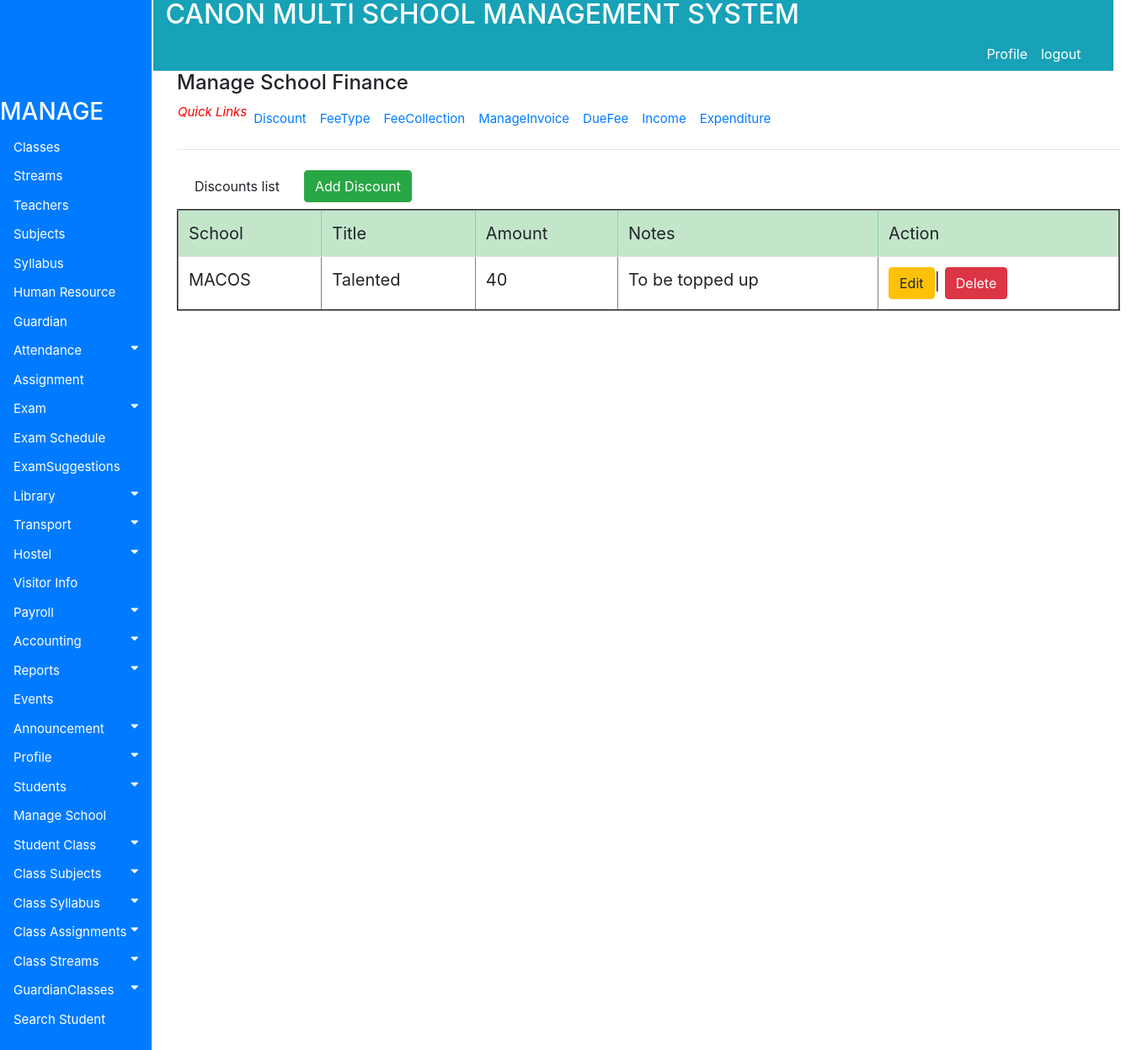
Page /accounts/viewdiscount on the committed database.
### accounts/models.py (models this page shows, shortened)
class Discount(models.Model):
    School = models.ForeignKey(School, on_delete=models.PROTECT, blank=True, null=True)
    Title= models.CharField(max_length=130)
    Percentage= models.CharField(max_length=130)
    Notes = models.TextField(max_length=110)

class School (models.Model):
    SchoolCode=models.CharField(max_length=130)
    SchoolName=models.CharField(max_length=130)
    Address=models.CharField(max_length=130)
    Phone=models.CharField(max_length=130)
    DateOfRegistration=models.CharField(max_length=130)
    def __str__(self):
        return self.SchoolName

### accounts/views.py (the view)
def viewdiscount(request):
   all_info = Discount.objects.all()
   context={'all_info':all_info}
   return render(request, 'accounts/Accounting/viewdiscount.html', context)

### accounts/templates/accounts/Accounting/viewdiscount.html
{% extends 'base.html' %}
{% block body %}
<div class="container" style="margin-left: 200px;font-size: 20px; padding: 0px 10px;">
<h4>Manage School Finance</h4>
<nav class="nav navbar-expand" style="font-size:15px; padding: 1px 1px 1px 1px">
  <i style="font-size: 15px; color:red;">Quick Links</i>
  <ul class="navbar-nav mr-auto">
    <li class="nav-item">
    <a class="nav-link" href="{% url 'viewdiscount'  %}">Discount</a>
    </li>
    <li class="nav-item">
    <a class="nav-link" href="{% url 'viewfeetype'  %}">FeeType</a>
    </li>
    <li class="nav-item">
    <a class="nav-link" href="{% url 'addfeecollection'  %}">FeeCollection</a>
    </li>
    <li class="nav-item">
    <a class="nav-link"href="{% url 'viewfeecollection'  %}">ManageInvoice</a>
    </li>
    <li class="nav-item">
    <a class="nav-link"href="#">DueFee</a>
    </li>
    <li class="nav-item">
    <a class="nav-link" href="{% url 'viewincome'  %}">Income</a>
    </li>
    <li class="nav-item">
    <a class="nav-link"<a href="{% url 'viewexpenditure'  %}">Expenditure</a>
    </li>
  </ul>
</nav>
<hr style=" margin-top: 1rem;margin-bottom: 1rem;border: 0;
 border-top: 1px solid rgba(0, 0, 0, 0.1);"/>
<nav class="nav navbar-expand" style="float:left">
  <ul class="navbar-nav mr-auto">
    <li class="nav-item">
      <a class="nav-link" href="#"><button class="btn btn-default">Discounts list</button></a>
    </li>
    <li class="nav-item">
      <a class="nav-link" href="{% url 'adddiscount' %}"><button class="btn btn-success">Add Discount</button></a>
    </li>
  </ul>
</nav>
<br>
<table class="table table-hover" border="2">
   <thead class="table-success">
    <tr>
         <td>School</td>
         <td>Title</td>
         <td>Amount</td>
         <td>Notes</td>
         <td>Action</td>
     </tr>
   </thead>
   <tbody>
     {% if all_info %}
     {% for item in all_info %}
     <tr>
       <td>{{ item.School}}</td>
       <td>{{ item.Title}}</td>
       <td>{{ item.Percentage}}</td>
       <td>{{ item.Notes}}</td>
       <td><a href="{% url 'editdiscount' pk=item.id  %}" >
         <button class="btn btn-warning">Edit</button></a>|
         <a href="{% url 'deletediscount' pk=item.id %}" >
           <button class="btn btn-danger">Delete</button></a>
       </td>
        {% endfor %}
     </tr>
     {% endif %}
   </tbody>
</table>
</div>
{% endblock %}

### accounts/static/css/style.css (style rules this page uses)
.container { margin-left: 200px;font-size: 10px; padding: 0px 10px; }
body { font-family: "Lato", sans-serif; }

### rows in the picture
Discount: School "MACOS", Title "Talented", Percentage "40", Notes "To be topped up"
